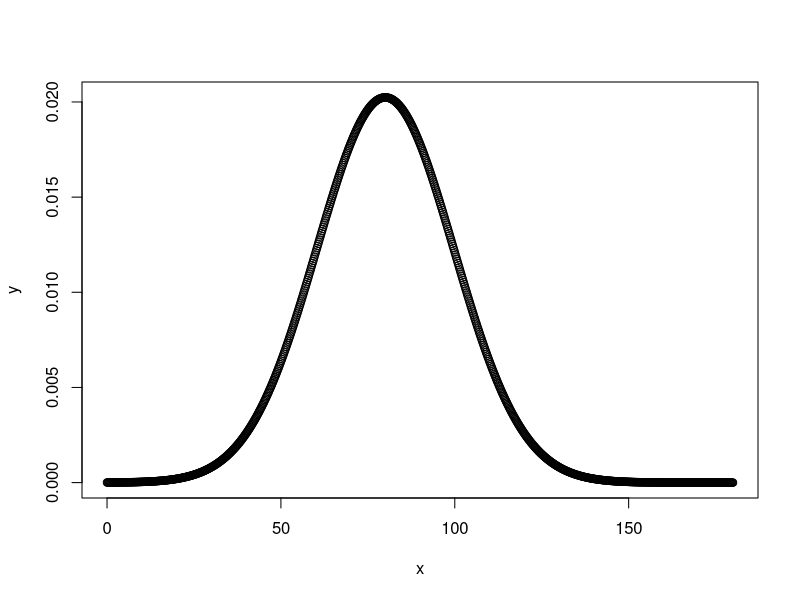
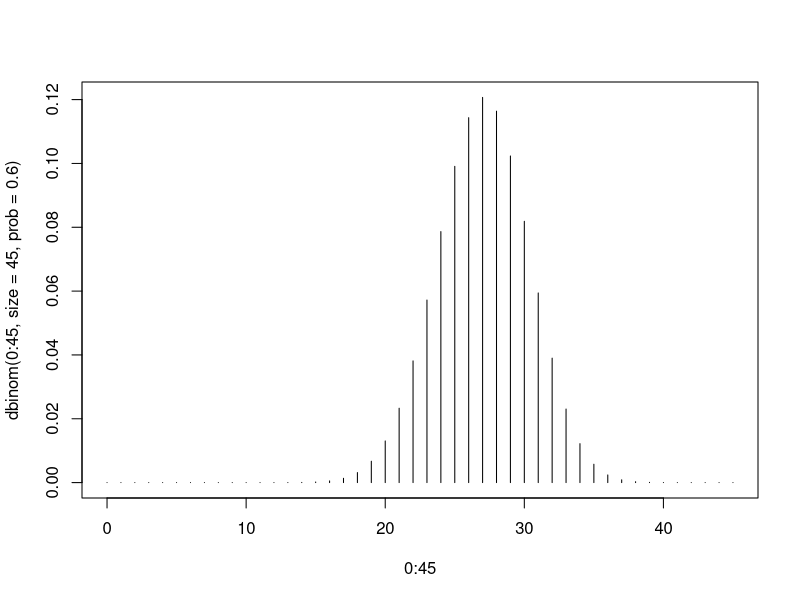
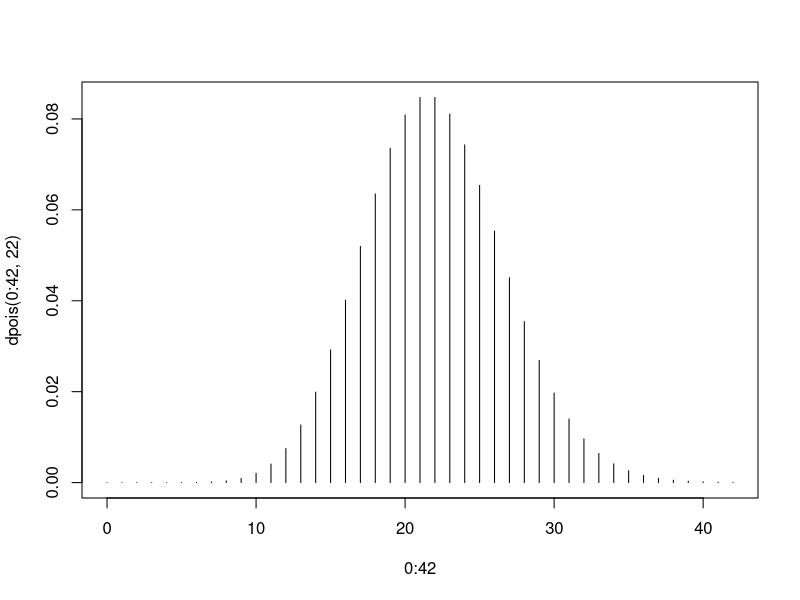

The R source for these figures, in order:
#Exercici 1
#a)
mu=79;
sd =sqrt(388.5)
x <- seq(0, 180, length=1000)
y <- dnorm(x, mean=80, sd) #nunca type h!!
plot(x, y,)
#b)
1-pnorm(91.6,mu,sd)
#c)
pnorm(95,mu,sd)-pnorm(64.6,mu,sd)
#d)
qnorm(0.17,mu,sd)
#e)
1-pnorm(60.19302+4,mu,sd)

#Exercici 2
#a)
dbinom(45-25,45,0.6)
#b)
1-pbinom(30,45,0.6)
#c)
set.seed(23);mean(rbinom(300000,45,0.6))
#d)
plot(0:45,dbinom(0:45,size=45,prob=0.6),type='h'); #Siempre type h

#Exercici 3
#a)
dnbinom(183-47,47,0.3)
#b)
pnbinom(110-36,36,0.3)-pnbinom(106-36,36,0.3)
#c)
E = 31/0.3; E
#d)
V = 31*(1-0.3)/0.3^2; V

#Exercici 4
#a)
lambda=22
1-ppois(26,lambda)
#b)
dpois(49,2*lambda)
#c)
set.seed(23);mean(rpois(300000,lambda))
#d)
plot(0:42,dpois(0:42,22),type='h') #siempre type h!!!

#Exercici 5
#a) 
0 #La probabilidad de que una variable continua tome un valor exacto es siempre 0
#b)
1-pexp(0.131,10)
#c)
set.seed(23); mean(rexp(100000,10))
